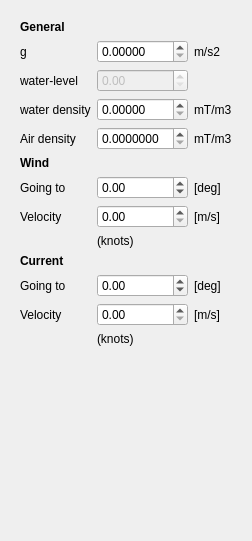
<?xml version="1.0" encoding="UTF-8"?>
<ui version="4.0">
 <class>frmEnvironment</class>
 <widget class="QWidget" name="frmEnvironment">
  <property name="geometry">
   <rect>
    <x>0</x>
    <y>0</y>
    <width>208</width>
    <height>541</height>
   </rect>
  </property>
  <property name="windowTitle">
   <string>Form</string>
  </property>
  <layout class="QVBoxLayout" name="verticalLayout">
   <item>
    <widget class="QWidget" name="widget" native="true">
     <layout class="QGridLayout" name="gridLayout">
      <item row="10" column="0">
       <widget class="QLabel" name="label_8">
        <property name="text">
         <string>Velocity</string>
        </property>
       </widget>
      </item>
      <item row="13" column="2">
       <widget class="QLabel" name="label_17">
        <property name="text">
         <string>[deg]</string>
        </property>
       </widget>
      </item>
      <item row="1" column="2">
       <widget class="QLabel" name="label_12">
        <property name="text">
         <string>m/s2</string>
        </property>
       </widget>
      </item>
      <item row="2" column="1">
       <widget class="QDoubleSpinBox" name="waterlevel">
        <property name="enabled">
         <bool>false</bool>
        </property>
        <property name="locale">
         <locale language="English" country="World"/>
        </property>
       </widget>
      </item>
      <item row="2" column="0">
       <widget class="QLabel" name="label_3">
        <property name="text">
         <string>water-level</string>
        </property>
       </widget>
      </item>
      <item row="14" column="1">
       <widget class="QDoubleSpinBox" name="current_velocity">
        <property name="locale">
         <locale language="English" country="World"/>
        </property>
        <property name="maximum">
         <double>100.000000000000000</double>
        </property>
        <property name="singleStep">
         <double>0.100000000000000</double>
        </property>
       </widget>
      </item>
      <item row="13" column="0">
       <widget class="QLabel" name="label_10">
        <property name="text">
         <string>Going to</string>
        </property>
       </widget>
      </item>
      <item row="14" column="0">
       <widget class="QLabel" name="label_11">
        <property name="text">
         <string>Velocity</string>
        </property>
       </widget>
      </item>
      <item row="6" column="1">
       <widget class="QDoubleSpinBox" name="rho_air">
        <property name="locale">
         <locale language="English" country="World"/>
        </property>
        <property name="decimals">
         <number>7</number>
        </property>
       </widget>
      </item>
      <item row="10" column="1">
       <widget class="QDoubleSpinBox" name="wind_velocity">
        <property name="locale">
         <locale language="English" country="World"/>
        </property>
        <property name="maximum">
         <double>100.000000000000000</double>
        </property>
       </widget>
      </item>
      <item row="6" column="0">
       <widget class="QLabel" name="label_5">
        <property name="text">
         <string>Air density</string>
        </property>
       </widget>
      </item>
      <item row="13" column="1">
       <widget class="QDoubleSpinBox" name="current_direction">
        <property name="locale">
         <locale language="English" country="World"/>
        </property>
        <property name="minimum">
         <double>-360.000000000000000</double>
        </property>
        <property name="maximum">
         <double>720.000000000000000</double>
        </property>
       </widget>
      </item>
      <item row="0" column="0">
       <widget class="QLabel" name="label">
        <property name="font">
         <font>
          <weight>75</weight>
          <bold>true</bold>
         </font>
        </property>
        <property name="text">
         <string>General</string>
        </property>
       </widget>
      </item>
      <item row="1" column="0">
       <widget class="QLabel" name="label_2">
        <property name="text">
         <string>g</string>
        </property>
       </widget>
      </item>
      <item row="1" column="1">
       <widget class="QDoubleSpinBox" name="g">
        <property name="locale">
         <locale language="English" country="World"/>
        </property>
        <property name="decimals">
         <number>5</number>
        </property>
       </widget>
      </item>
      <item row="8" column="2">
       <widget class="QLabel" name="label_15">
        <property name="text">
         <string>[deg]</string>
        </property>
       </widget>
      </item>
      <item row="6" column="2">
       <widget class="QLabel" name="label_14">
        <property name="text">
         <string>mT/m3</string>
        </property>
       </widget>
      </item>
      <item row="7" column="0">
       <widget class="QLabel" name="label_6">
        <property name="font">
         <font>
          <weight>75</weight>
          <bold>true</bold>
         </font>
        </property>
        <property name="text">
         <string>Wind</string>
        </property>
       </widget>
      </item>
      <item row="10" column="2">
       <widget class="QLabel" name="label_16">
        <property name="text">
         <string>[m/s]</string>
        </property>
       </widget>
      </item>
      <item row="8" column="1">
       <widget class="QDoubleSpinBox" name="wind_direction">
        <property name="locale">
         <locale language="English" country="World"/>
        </property>
        <property name="minimum">
         <double>-360.000000000000000</double>
        </property>
        <property name="maximum">
         <double>720.000000000000000</double>
        </property>
       </widget>
      </item>
      <item row="12" column="0">
       <widget class="QLabel" name="label_9">
        <property name="font">
         <font>
          <weight>75</weight>
          <bold>true</bold>
         </font>
        </property>
        <property name="text">
         <string>Current</string>
        </property>
       </widget>
      </item>
      <item row="14" column="2">
       <widget class="QLabel" name="label_18">
        <property name="text">
         <string>[m/s]</string>
        </property>
       </widget>
      </item>
      <item row="8" column="0">
       <widget class="QLabel" name="label_7">
        <property name="text">
         <string>Going to</string>
        </property>
       </widget>
      </item>
      <item row="5" column="1">
       <widget class="QDoubleSpinBox" name="rho_water">
        <property name="locale">
         <locale language="English" country="World"/>
        </property>
        <property name="decimals">
         <number>5</number>
        </property>
       </widget>
      </item>
      <item row="5" column="0">
       <widget class="QLabel" name="label_4">
        <property name="text">
         <string>water density</string>
        </property>
       </widget>
      </item>
      <item row="5" column="2">
       <widget class="QLabel" name="label_13">
        <property name="text">
         <string>mT/m3</string>
        </property>
       </widget>
      </item>
      <item row="15" column="1">
       <widget class="QLabel" name="current_knots">
        <property name="text">
         <string>(knots)</string>
        </property>
       </widget>
      </item>
      <item row="11" column="1">
       <widget class="QLabel" name="wind_knots">
        <property name="text">
         <string>(knots)</string>
        </property>
       </widget>
      </item>
     </layout>
    </widget>
   </item>
   <item>
    <spacer name="verticalSpacer">
     <property name="orientation">
      <enum>Qt::Vertical</enum>
     </property>
     <property name="sizeHint" stdset="0">
      <size>
       <width>20</width>
       <height>260</height>
      </size>
     </property>
    </spacer>
   </item>
  </layout>
 </widget>
 <tabstops>
  <tabstop>g</tabstop>
  <tabstop>waterlevel</tabstop>
  <tabstop>rho_water</tabstop>
  <tabstop>rho_air</tabstop>
  <tabstop>wind_direction</tabstop>
  <tabstop>wind_velocity</tabstop>
  <tabstop>current_direction</tabstop>
  <tabstop>current_velocity</tabstop>
 </tabstops>
 <resources/>
 <connections/>
</ui>
